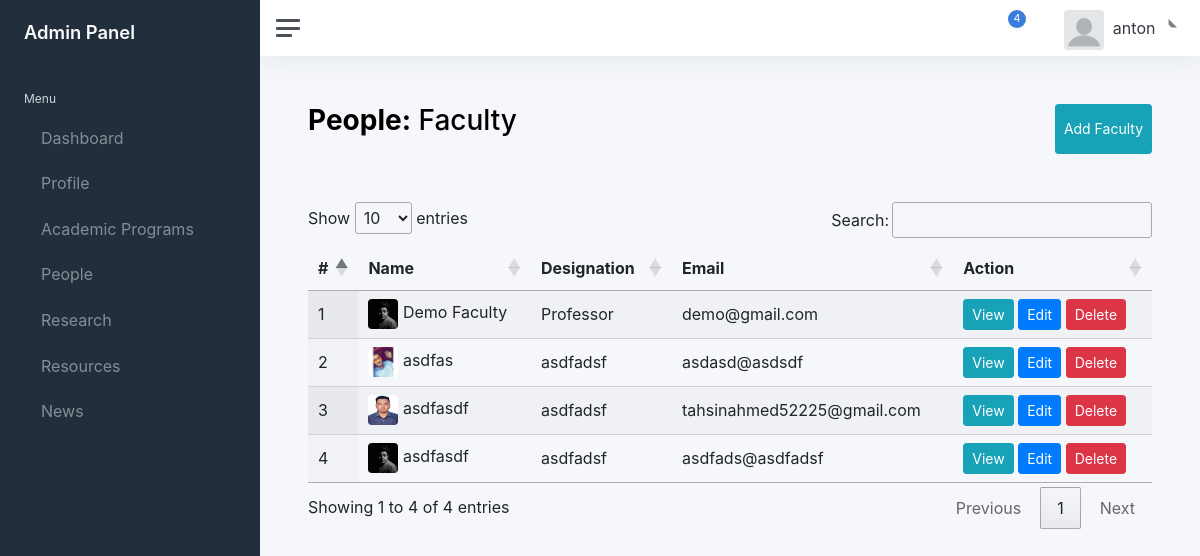
/super-admin/people/faculty/ (signed in), run on the app's committed database.
### peopleApp/models.py (models this page shows, shortened)
class faculty(models.Model) :
    name = models.TextField(max_length=100)
    faculty_image = models.ImageField(null=True, blank=True, upload_to="Images/")
    email = models.EmailField(max_length=50)
    designation = models.TextField(max_length=100)
    experience = models.TextField(max_length=100)
    about = models.TextField(max_length=500, null=True)
    url = models.TextField(max_length=100)

### peopleApp/views.py (the view)
@login_required
def faculty(request):
    if request.method == "GET":
        data = all_faculty.objects.all().order_by('name')
        return render(request, 'peopleApp/faculty.html',context={'faculty':data})

### templates/peopleApp/faculty.html (shortened to what this page needs)
{% extends "layouts/admin.html" %}
{% load static %}
{% block links %}
<link rel="stylesheet" href="https://cdn.datatables.net/1.12.1/css/jquery.dataTables.min.css">
{% endblock %}
{% block content %}
<main class="content">
	<div class="container-fluid p-0">
		  <div class="d-flex justify-content-between pb-5">
		  	<h1 class="h3 mb-3"><strong>People:</strong> Faculty</h1>
				<button class="btn btn-sm btn-info" data-toggle="modal" data-target="#facultyModal">Add Faculty</button>
		  </div>
      <div>
						<table id="example" class="display" style="width:100%">
				        <thead>
				            <tr>
				                <th>#</th>
				                <th>Name</th>
				                <th>Designation</th>
				                <th>Email</th>
				                <th>Action</th>
				            </tr>
				        </thead>
				        <tbody>
									{% for value in faculty%}
				            <tr>
				                <td>{{ forloop.counter }}</td>
				                <td>
													<img src="/media/{{ BASIC_DIR }}/{{value.faculty_image}}" alt="" style="height:30px; width:30px; border-radius: 4px; "/>
													{{ value.name}}
												</td>
				                <td>{{ value.designation}}</td>
				                <td>{{ value.email }}</td>
				                <td>
													<button class="btn btn-sm btn-info">View</button>
				                	<button class="btn btn-sm btn-primary">Edit</button>
													<button class="btn btn-sm btn-danger" data-toggle="modal" data-target="#deleteModal">Delete</button>
				                </td>
				            </tr>
										{% endfor %}
				        </tbody>
				    </table>
      </div>
  </div>
</main>
{% endblock %}

### templates/layouts/admin.html (shortened to what this page needs)
{% load static %}
<!DOCTYPE html>
<html lang="en">
<head>
	<link href="{% static 'css/app.css' %}" rel="stylesheet">
	<link rel="stylesheet" href="https://cdn.jsdelivr.net/npm/bootstrap@4.6.2/dist/css/bootstrap.min.css" >
	{% block links %}
	{% endblock %}
</head>
<body>
	<div class="wrapper">
		<nav id="sidebar" class="sidebar js-sidebar">
			<div class="sidebar-content js-simplebar">
				<a class="sidebar-brand" href="{% url 'dashboard'%}">
          <span class="align-middle">Admin Panel</span>
        </a>
				<ul class="sidebar-nav">
					<li class="sidebar-header">
						Menu
					</li>
					<li class="sidebar-item">
						<a class="sidebar-link" href="{% url 'dashboard'%}">
              				 <span class="align-middle">Dashboard</span>
            			</a>
					</li>
					<li class="sidebar-item">
						<a class="sidebar-link" href="#">
              				 <span class="align-middle">Profile</span>
						</a>
					</li>
					<li class="sidebar-item">
						<a class="sidebar-link" href="#">
              				 <span class="align-middle">Academic Programs</span>
						</a>
					</li>
					<li class="sidebar-item">
						<a class="sidebar-link" href="#" data-bs-toggle="dropdown">
              				 <span class="align-middle">People</span>
						</a>
					</li>
					<li class="sidebar-item">
						<a class="sidebar-link" href="#">
              				 <span class="align-middle">Research</span>
						</a>
					</li>
					<li class="sidebar-item">
						<a class="sidebar-link" href="#">
              				 <span class="align-middle">Resources</span>
						</a>
					</li>
					<li class="sidebar-item">
						<a class="sidebar-link" href="#">
              				 <span class="align-middle">News</span>
						</a>
					</li>
				</ul>
			</div>
		</nav>
		<div class="main">
			<nav class="navbar navbar-expand navbar-light navbar-bg">
				<a class="sidebar-toggle js-sidebar-toggle">
          <i class="hamburger align-self-center"></i>
        </a>
				<div class="navbar-collapse collapse">
					<ul class="navbar-nav navbar-align">
						<li class="nav-item dropdown">
							<a class="nav-icon dropdown-toggle" href="#" id="alertsDropdown" data-bs-toggle="dropdown">
								<div class="position-relative">
									<span class="indicator">4</span>
								</div>
							</a>
						</li>
						<li class="nav-item dropdown">
							<a class="nav-icon dropdown-toggle" href="#" id="messagesDropdown" data-bs-toggle="dropdown">
							</a>
						</li>
						<li class="nav-item dropdown">
							<a class="nav-link dropdown-toggle d-none d-sm-inline-block" href="#" data-bs-toggle="dropdown">
                <img src=
								"
								{% if userinfo == None %}
										{% static 'img/avatars/download.png' %}
								{% else %}
										/media/{{ BASIC_DIR }}/{{user_info.admin_image}}
								{% endif %}
								"
								 class="avatar img-fluid rounded me-1" alt="Charles Hall" /> <span class="text-dark">{{ user.username }}</span>
              </a>
						</li>
					</ul>
				</div>
			</nav>
		{% block content %}
    	{% endblock %}
		</div>
	</div>
</body>
</html>

### data on the page
faculty: faculty_image (picture), name "Demo Faculty", designation "Professor", email "demo@gmail.com"
faculty: faculty_image (picture), name "asdfas", designation "asdfadsf", email "asdasd@asdsdf"
faculty: faculty_image (picture), name "asdfasdf", designation "asdfadsf", email "tahsinahmed52225@gmail.com"
faculty: faculty_image (picture), name "asdfasdf", designation "asdfadsf", email "asdfads@asdfadsf"

### other printed values
{{ user.username }} "anton"
